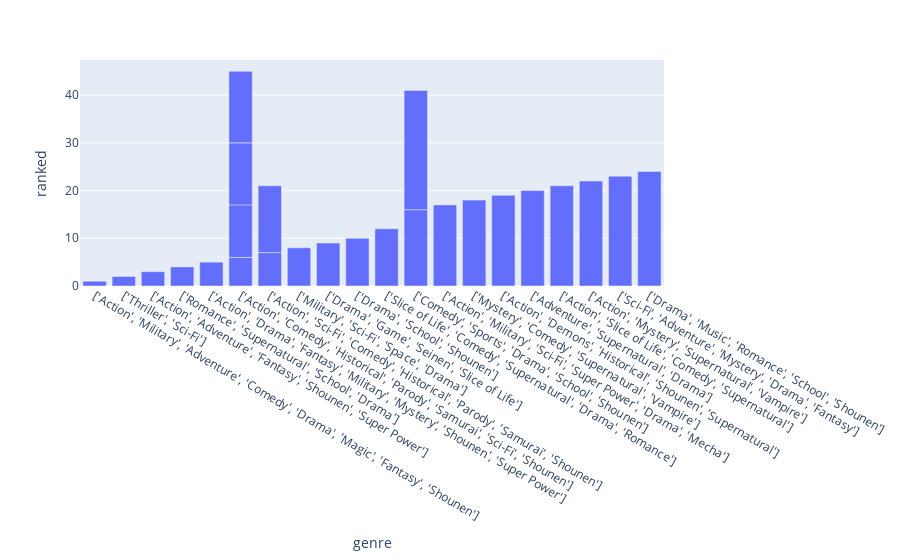

Notebook source saved alongside this figure:
### Code cell
# Graph genres 

fig = px.bar(new_small_data, x='genre', y='ranked', hover_name='title')
fig.show()

### Figure 1 — Plotly figure (JSON) as saved in the notebook; plotly's stock layout.template omitted (floating-point values rounded to 4 significant figures)
{"data": [{"alignmentgroup": "True", "hovertemplate": "<b>%{hovertext}</b><br><br>genre=%{x}<br>ranked=%{y}<extra></extra>", "hovertext": ["Fullmetal Alchemist: Brotherhood", "Steins;Gate", "Hunter x Hunter (2011)", "Kimi no Na wa.", "Shingeki no Kyojin Season 3 Part 2", "Gintama°", "Gintama'", "Ginga Eiyuu Densetsu", "3-gatsu no Lion 2nd Season", "Koe no Katachi", "Gintama': Enchousen", "Clannad: After Story", "Gintama", "Gintama Movie 2: Kanketsu-hen - Yorozuya yo Eien Nare", "Gintama.", "Haikyuu!!: Karasuno Koukou vs. Shiratorizawa Gakuen Koukou", "Code Geass: Hangyaku no Lelouch R2", "Owarimonogatari 2nd Season", "Kimetsu no Yaiba", "Sen to Chihiro no Kamikakushi", "Mob Psycho 100 II", "Kizumonogatari III: Reiketsu-hen", "Made in Abyss", "Shigatsu wa Kimi no Uso", "Haikyuu!! Second Season"], "legendgroup": "", "marker": {"color": "#636efa", "pattern": {"shape": ""}}, "name": "", "offsetgroup": "", "orientation": "v", "showlegend": false, "textposition": "auto", "type": "bar", "x": ["['Action', 'Military', 'Adventure', 'Comedy', 'Drama', 'Magic', 'Fantasy', 'Shounen']", "['Thriller', 'Sci-Fi']", "['Action', 'Adventure', 'Fantasy', 'Shounen', 'Super Power']", "['Romance', 'Supernatural', 'School', 'Drama']", "['Action', 'Drama', 'Fantasy', 'Military', 'Mystery', 'Shounen', 'Super Power']", "['Action', 'Comedy', 'Historical', 'Parody', 'Samurai', 'Sci-Fi', 'Shounen']", "['Action', 'Sci-Fi', 'Comedy', 'Historical', 'Parody', 'Samurai', 'Shounen']", "['Military', 'Sci-Fi', 'Space', 'Drama']", "['Drama', 'Game', 'Seinen', 'Slice of Life']", "['Drama', 'School', 'Shounen']", "['Action', 'Comedy', 'Historical', 'Parody', 'Samurai', 'Sci-Fi', 'Shounen']", "['Slice of Life', 'Comedy', 'Supernatural', 'Drama', 'Romance']", "['Action', 'Comedy', 'Historical', 'Parody', 'Samurai', 'Sci-Fi', 'Shounen']", "['Action', 'Sci-Fi', 'Comedy', 'Historical', 'Parody', 'Samurai', 'Shounen']", "['Action', 'Comedy', 'Historical', 'Parody', 'Samurai', 'Sci-Fi', 'Shounen']", "['Comedy', 'Sports', 'Drama', 'School', 'Shounen']", "['Action', 'Military', 'Sci-Fi', 'Super Power', 'Drama', 'Mecha']", "['Mystery', 'Comedy', 'Supernatural', 'Vampire']", "['Action', 'Demons', 'Historical', 'Shounen', 'Supernatural']", "['Adventure', 'Supernatural', 'Drama']", "['Action', 'Slice of Life', 'Comedy', 'Supernatural']", "['Action', 'Mystery', 'Supernatural', 'Vampire']", "['Sci-Fi', 'Adventure', 'Mystery', 'Drama', 'Fantasy']", "['Drama', 'Music', 'Romance', 'School', 'Shounen']", "['Comedy', 'Sports', 'Drama', 'School', 'Shounen']"], "xaxis": "x", "y": [1, 2, 3, 4, 5, 6, 7, 8, 9, 10, 11, 12, 13, 14, 15, 16, 17, 18, 19, 20, 21, 22, 23, 24, 25], "yaxis": "y"}], "layout": {"autosize": true, "barmode": "relative", "legend": {"tracegroupgap": 0}, "margin": {"t": 60}, "xaxis": {"anchor": "y", "autorange": true, "domain": [0, 1], "range": [-0.5, 19.5], "title": {"text": "genre"}, "type": "category"}, "yaxis": {"anchor": "x", "autorange": true, "domain": [0, 1], "range": [0, 47.37], "title": {"text": "ranked"}, "type": "linear"}}}
